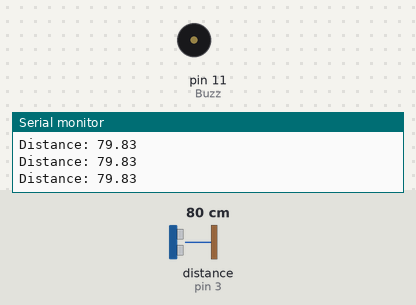
The sketch below on a simulated Arduino Uno, built with avr-gcc and run on an emulated ATmega328P. Shown: buzzer (waves = sounding), the last lines printed to the serial monitor. Wiring (inferred from the names in the program): ultrasonic range finder: trigger pin 2; echo pin 3. The inputs (shaded band) are chosen by the test bench; at power-on: distance to the obstacle (sensor on pin 3) 80 cm. The echo pulse lasts 58.3 µs per cm.

Above: at 1.2 s.
1.3 s: distance to the obstacle (sensor on pin 3) set to 9 cm
At 1.7 s:
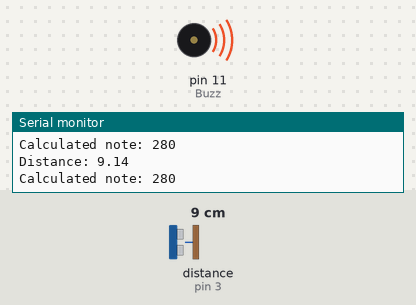
2.8 s: distance to the obstacle (sensor on pin 3) set to 2 cm
At 3.2 s:
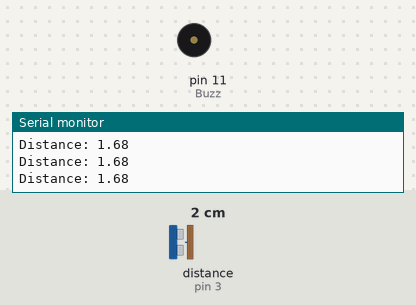
8.8 s: distance to the obstacle (sensor on pin 3) set to 6 cm
At 9.5 s:
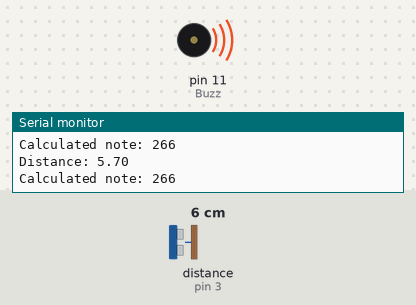
10.3 s: distance to the obstacle (sensor on pin 3) set to 60 cm
At 10.9 s:
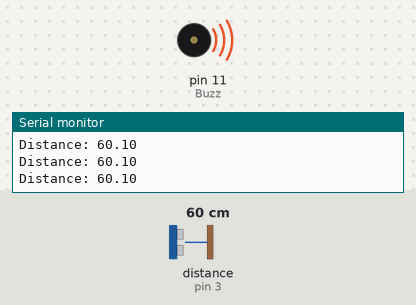
13.3 s: distance to the obstacle (sensor on pin 3) set to 35 cm
At 14.2 s:
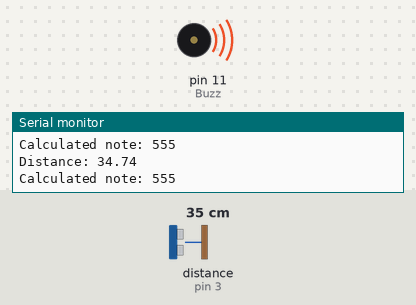
Timing chart, 0 to 16.3 s (numbered marks = the images above; inputs shaded):
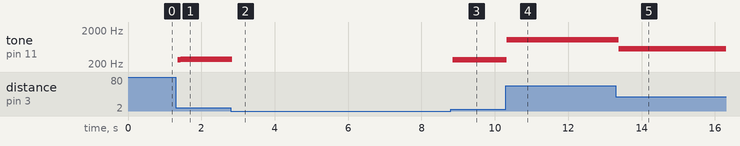

Measured:
- the behaviour switches between 4 and 5 cm on distance to the obstacle (sensor on pin 3) (found by bisection; images 2 and 3)
- after the input at 1.3 s, tone on pin 11 (Buzz): silent → 264 Hz after 0.06 s, → 280 Hz 0.08 s later
- after the input at 2.8 s, tone on pin 11 (Buzz): 280 Hz → silent at once
- after the input at 8.8 s, tone on pin 11 (Buzz): silent → 266 Hz after 0.05 s
- after the input at 10.3 s, tone on pin 11 (Buzz): 266 Hz → 1047 Hz at once
- after the input at 13.3 s, tone on pin 11 (Buzz): 1047 Hz → 555 Hz after 0.07 s

The sketch:

test.ino
```cpp
const int echoPin = 3;
const int trigPin = 2;
const int Buzz = 11;

int c4 = 266;                                  // middle C
int d4 = 264;
int e4 = 330;
int f4 = 349;
int g4 = 392;
int a4 = 440;
int b4 = 494;
int c5 = 523;
int d5 = 587;
int e5 = 659;
int f5 = 698;
int g5 = 784;
int a5 = 880;
int b5 = 988;
int c6 = 1047;
int notes[] = {c4, d4, e4, f4, g4, a4, b4, c5, d5, e5, f5, g5, a5, b5, c6};       // array storing all notes

long duration;
float distance, note;

// function for calculating Hz value
long calculateNote(int distance, int proper_note) {
  int i = proper_note/4 - 1;
  int calculated_note = (distance - proper_note)*((notes[i+1]-notes[i])/4) + notes[i];  // 'distance' from last proper note multiplied by
                                                                                   // proportion of difference between closest 2 proper notes
                                                                                   // added to lower note

  Serial.print("Calculated note: ");
  Serial.println(calculated_note);

  return calculated_note;
}

void setup() {
  pinMode(trigPin, OUTPUT);
  pinMode(echoPin, INPUT);
  Serial.begin(9600);

  pinMode(Buzz, OUTPUT);
}

void loop() {
  digitalWrite(trigPin, LOW);                 // init -- clearing trig pin
  delayMicroseconds(2);

  digitalWrite(trigPin, HIGH);                // sending out ultrasonic signal
  delayMicroseconds(10);
  digitalWrite(trigPin, LOW);

  duration = pulseIn(echoPin,HIGH);           // catch the signal from the echo pin when it arrives
  distance = (duration/2)/29.1;               // formula for converting time into distance (cm)
                                              // using speed of sound = 340 m/s

  Serial.print("Distance: ");
  Serial.println(distance);                   // println prints thing in brackets and adds new line

  // scale from C4 (middle C) to C6
  if (distance >= 4 && distance <= 62)
  {
    if (distance >= 4 && distance <= 7) {     //For a distance 4, it plays C4 (middle C)
      note = calculateNote(distance, 4);
      tone(Buzz, note);
    }
    else if (distance >= 8 && distance <= 11) {
      note = calculateNote(distance, 8);
      tone(Buzz, note);                       //For a distance 8, it plays D4
    }
    else if (distance >= 12 && distance <= 15) {
      note = calculateNote(distance, 12);
      tone(Buzz, note);                       //For a distance 12, it plays E4
    }
    else if (distance >= 16 && distance <= 19) {
      note = calculateNote(distance, 16);
      tone(Buzz, note);                       //For a distance 16, it plays F4
    }
    else if (distance >= 20 && distance <= 23) {
      note = calculateNote(distance, 20);
      tone(Buzz, note);                       //For a distance 20, it plays G4
    }
    else if (distance >= 24 && distance <= 27) {
      note = calculateNote(distance, 24);
      tone(Buzz, note);                       //For a distance 24, it plays A4
    }
    else if (distance >= 28 && distance <= 31) {
      note = calculateNote(distance, 28);
      tone(Buzz, note);                       //For a distance 28, it plays B4
    }
    else if (distance >= 32 && distance <= 35) {
      note = calculateNote(distance, 32);
      tone(Buzz, note);                       //For a distance 32, it plays C5
    }
    else if (distance >= 36 && distance <= 39) {
      note = calculateNote(distance, 36);
      tone(Buzz, note);                       //For a distance 36, it plays D5
    }
    else if (distance >= 40 && distance <= 43) {
      note = calculateNote(distance, 40);
      tone(Buzz, note);                       //For a distance 40, it plays E5
    }
    else if (distance >= 44 && distance <= 47) {
      note = calculateNote(distance, 44);
      tone(Buzz, note);                       //For a distance 44, it plays F5
    }
    else if (distance >= 48 && distance <= 51) {
      note = calculateNote(distance, 48);
      tone(Buzz, note);                       //For a distance 48, it plays G5
    }
    else if (distance >= 52 && distance <= 55) {
      note = calculateNote(distance, 52);
      tone(Buzz, note);                       //For a distance 52, it plays A5
    }
    else if (distance >= 56 && distance <= 59) {
      note = calculateNote(distance, 56);
      tone(Buzz, note);                       //For a distance 56, it plays B5
    }
    else tone(Buzz, notes[14]);                  //For a distance 60-62, it plays C6
  }
  else {
    noTone(Buzz);
  }
}
```
